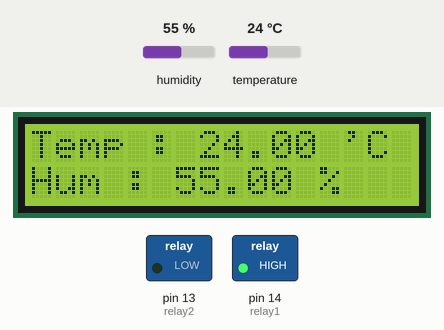
This sketch was run on a simulated Arduino Uno, built with avr-gcc and run on an emulated ATmega328P. Shown: 16×2 character LCD, switched loads named in the sketch (green lamp = pin HIGH). The test bench sets the inputs (shaded band); at power-on: temperature 24 °C, humidity 55 %. What the sketch prints to the serial monitor is not drawn.

Above: at 6.2 s.
6.3 s: temperature set to 28 °C
At 8.2 s:
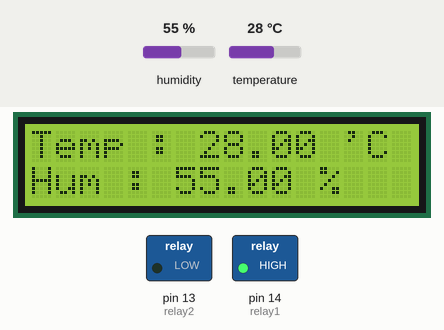
9.0 s: temperature set to 31 °C
At 10.5 s:
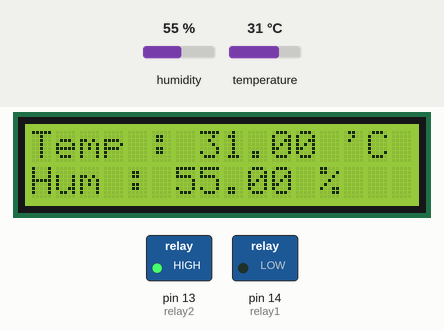
11.7 s: humidity set to 22 %
At 14.0 s:
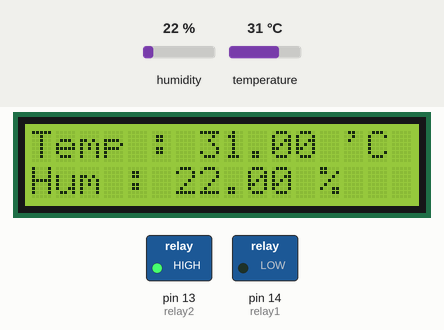
14.8 s: humidity set to 40 %
At 16.4 s:
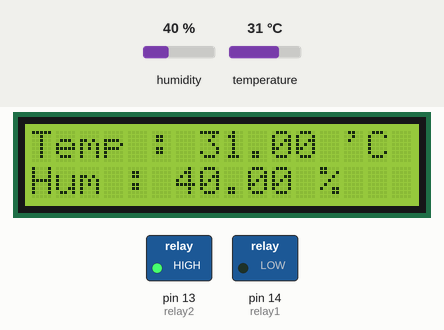
Timing chart, 0 to 17.9 s (numbered marks = the images above; inputs shaded):
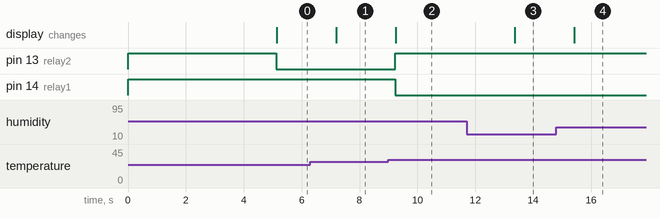

Measured:
- the behaviour switches between 29 and 30 °C on temperature (found by bisection; images 1 and 2)
- after the input at 6.3 s, the display: changes after 0.90 s (image 1)
- after the input at 9.0 s, pin 13 (relay2): LOW → HIGH after 0.24 s; pin 14 (relay1): HIGH → LOW after 0.24 s; the display: changes after 0.25 s (image 2)
- after the input at 11.7 s, the display: changes after 1.7 s (image 3)
- after the input at 14.8 s, the display: changes after 0.62 s (image 4)

The sketch:

fan_fp.ino
```cpp
#include <Wire.h>
#include <LiquidCrystal_I2C.h>
#include "DHT.h"

LiquidCrystal_I2C lcd(0x27, 16, 2);

#define DHTPIN 2
#define DHTTYPE DHT11
const int relay1 = 14;
const int relay2 = 13;

int relayON = LOW; //relay nyala
int relayOFF = HIGH; //relay mati

DHT dht(DHTPIN, DHTTYPE);

void setup() {
  Serial.begin(9600);
  pinMode(relay1, OUTPUT);
  digitalWrite(relay1, relayOFF);
  pinMode(relay2, OUTPUT);
  digitalWrite(relay2, relayOFF);

  lcd.backlight();
  lcd.begin();

  Serial.println("CLEARSHEET");
 Serial.println("LABEL, Tanggal, Waktu, Suhu, Kelembapan");

  lcd.setCursor(0,0);
  lcd.print("SMART EGG");
  lcd.setCursor(0,1);
  lcd.print("INKUBATOR");
  delay(5000);
  lcd.clear();
  dht.begin();
}

void loop() {
  lcd.clear();
  float h = dht.readHumidity();
  float t = dht.readTemperature();
  if (isnan(t)||isnan(h)){
    Serial.println("gagal membaca");
    return;
  }

  lcd.setCursor(0,0);
  lcd.print("Temp : ");
  lcd.print(t);
  lcd.print(" 'C");

  if (t >= 30){
    digitalWrite(relay1, relayON);
    digitalWrite(relay2, relayOFF);
  }else{
    digitalWrite(relay1, relayOFF);
    digitalWrite(relay2, relayON);
  }

  lcd.setCursor(0,1);
  lcd.print("Hum : ");
  lcd.print(h);
  lcd.print(" %");
  delay(1000);

Serial.print("Data,");
 Serial.print("DATE"); //UNTUK MENAMPILKAN TANGGAL
 Serial.print(",");
 Serial.print("TIME"); //UNTUK MENAMPILKAN WAKTU
 Serial.print(",");

 Serial.print(t);
 Serial.print(" C"); //UNTUK MENAMPILKAN SUHU
 Serial.print(",");
  Serial.print(h);
 Serial.print(" HUM"); //UNTUK MENAMPILKAN SUHU
 Serial.print(",");
 Serial.println(" ");
 delay(1000);
 }
```
